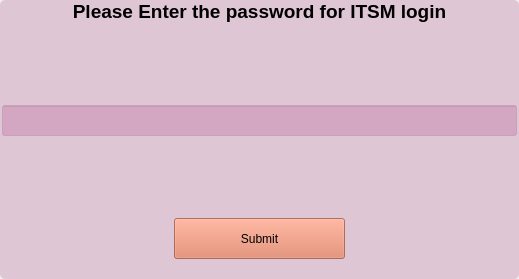
<?xml version="1.0" encoding="UTF-8"?>
<ui version="4.0">
 <class>ITSM_login_password_popup_without_file</class>
 <widget class="QWidget" name="ITSM_login_password_popup_without_file">
  <property name="geometry">
   <rect>
    <x>0</x>
    <y>0</y>
    <width>519</width>
    <height>279</height>
   </rect>
  </property>
  <property name="minimumSize">
   <size>
    <width>489</width>
    <height>239</height>
   </size>
  </property>
  <property name="windowTitle">
   <string>Form</string>
  </property>
  <layout class="QGridLayout" name="gridLayout">
   <property name="leftMargin">
    <number>0</number>
   </property>
   <property name="topMargin">
    <number>0</number>
   </property>
   <property name="rightMargin">
    <number>0</number>
   </property>
   <property name="bottomMargin">
    <number>0</number>
   </property>
   <property name="horizontalSpacing">
    <number>0</number>
   </property>
   <item row="0" column="0">
    <widget class="QFrame" name="frame">
     <property name="styleSheet">
      <string notr="true">#frame{background-color: rgba(174,71,135, 0.25);
border-radius: 5px;}

QLabel{
background:none;
}

QPushButton{
	font: 700 9pt &quot;Segoe UI&quot;;
	background-color:  rgba(224, 123, 91, 200);
}

QPushButton:hover{
	background-color: rgba(224, 123, 91, 210);
}

QPushButton:clicked{
background-color: rgba(224, 123, 91, 225);
}</string>
     </property>
     <property name="frameShape">
      <enum>QFrame::Shape::StyledPanel</enum>
     </property>
     <property name="frameShadow">
      <enum>QFrame::Shadow::Raised</enum>
     </property>
     <layout class="QGridLayout" name="gridLayout_2">
      <property name="leftMargin">
       <number>0</number>
      </property>
      <property name="topMargin">
       <number>0</number>
      </property>
      <property name="rightMargin">
       <number>0</number>
      </property>
      <property name="bottomMargin">
       <number>0</number>
      </property>
      <item row="0" column="0">
       <layout class="QVBoxLayout" name="verticalLayout">
        <item>
         <widget class="QLabel" name="label">
          <property name="font">
           <font>
            <family>Segoe UI</family>
            <pointsize>14</pointsize>
            <bold>true</bold>
            <underline>false</underline>
           </font>
          </property>
          <property name="text">
           <string>Please Enter the password for ITSM login</string>
          </property>
          <property name="alignment">
           <set>Qt::AlignmentFlag::AlignCenter</set>
          </property>
         </widget>
        </item>
        <item>
         <spacer name="verticalSpacer_2">
          <property name="orientation">
           <enum>Qt::Orientation::Vertical</enum>
          </property>
          <property name="sizeHint" stdset="0">
           <size>
            <width>20</width>
            <height>40</height>
           </size>
          </property>
         </spacer>
        </item>
        <item>
         <widget class="QLineEdit" name="lineEdit">
          <property name="minimumSize">
           <size>
            <width>451</width>
            <height>35</height>
           </size>
          </property>
          <property name="font">
           <font>
            <pointsize>9</pointsize>
           </font>
          </property>
          <property name="styleSheet">
           <string notr="true">background:  rgba(174,71,135, 0.25);
margin: 2px;
padding:5px;</string>
          </property>
          <property name="echoMode">
           <enum>QLineEdit::EchoMode::Password</enum>
          </property>
         </widget>
        </item>
        <item>
         <spacer name="verticalSpacer">
          <property name="orientation">
           <enum>Qt::Orientation::Vertical</enum>
          </property>
          <property name="sizeHint" stdset="0">
           <size>
            <width>20</width>
            <height>40</height>
           </size>
          </property>
         </spacer>
        </item>
        <item>
         <layout class="QHBoxLayout" name="horizontalLayout">
          <item>
           <spacer name="horizontalSpacer">
            <property name="orientation">
             <enum>Qt::Orientation::Horizontal</enum>
            </property>
            <property name="sizeHint" stdset="0">
             <size>
              <width>40</width>
              <height>20</height>
             </size>
            </property>
           </spacer>
          </item>
          <item>
           <widget class="QPushButton" name="submit_pushButton">
            <property name="minimumSize">
             <size>
              <width>171</width>
              <height>41</height>
             </size>
            </property>
            <property name="text">
             <string>Submit</string>
            </property>
           </widget>
          </item>
          <item>
           <spacer name="horizontalSpacer_2">
            <property name="orientation">
             <enum>Qt::Orientation::Horizontal</enum>
            </property>
            <property name="sizeHint" stdset="0">
             <size>
              <width>40</width>
              <height>20</height>
             </size>
            </property>
           </spacer>
          </item>
         </layout>
        </item>
        <item>
         <spacer name="verticalSpacer_3">
          <property name="orientation">
           <enum>Qt::Orientation::Vertical</enum>
          </property>
          <property name="sizeType">
           <enum>QSizePolicy::Policy::Minimum</enum>
          </property>
          <property name="sizeHint" stdset="0">
           <size>
            <width>20</width>
            <height>20</height>
           </size>
          </property>
         </spacer>
        </item>
       </layout>
      </item>
     </layout>
    </widget>
   </item>
  </layout>
 </widget>
 <resources/>
 <connections/>
</ui>
